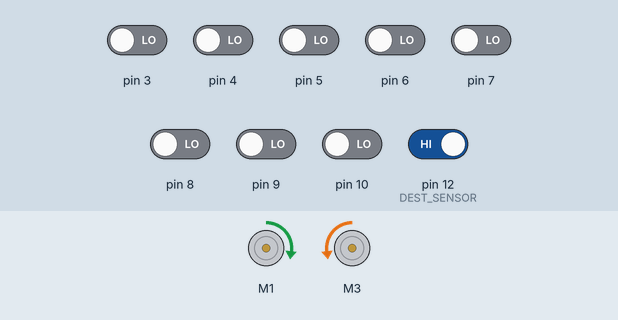
Recording of a sketch running on a simulated Arduino Uno, built with avr-gcc and run on an emulated ATmega328P. Parts: 2 × DC motor (green arrow = forward, orange = backward, longer = faster). The test bench sets the inputs (shaded band); at power-on: pin 12 (DEST_SENSOR) HIGH, pin 3–10 LOW.

Above: at 11.0 s.
11.1 s: pin 12 (DEST_SENSOR) driven LOW
At 14.0 s:
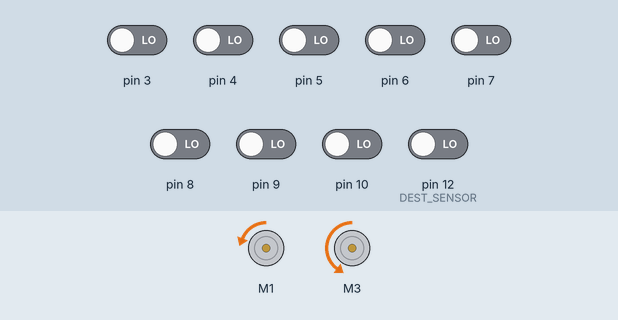
16.2 s: pin 4 driven HIGH
21.3 s: pin 5 driven HIGH
At 22.7 s:
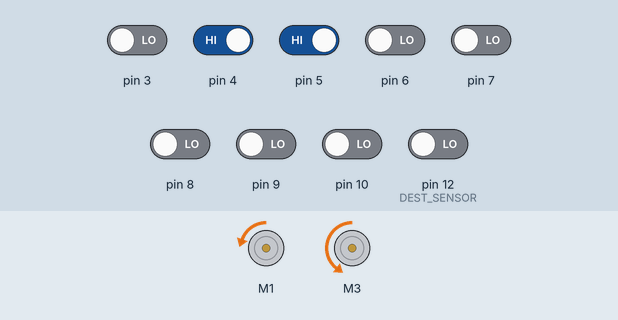
26.4 s: pin 8 driven HIGH
At 27.8 s:
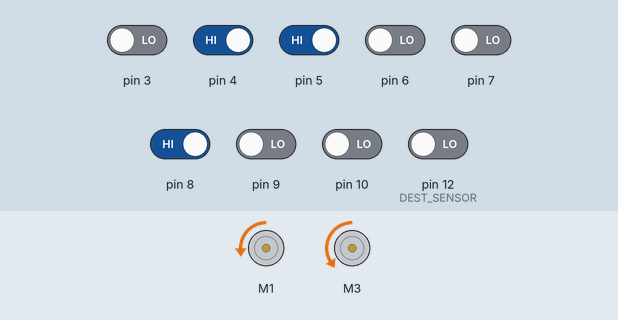
31.5 s: pin 6 driven HIGH
At 32.9 s:
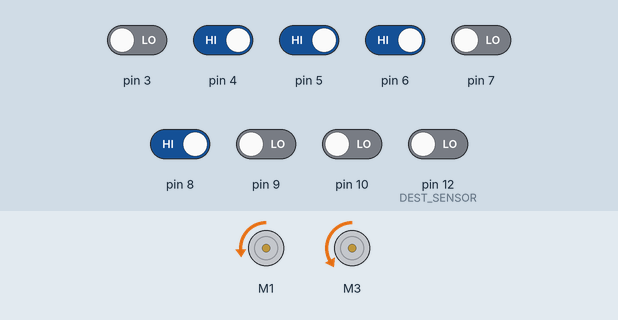
36.6 s: pin 3 driven HIGH
At 37.9 s:
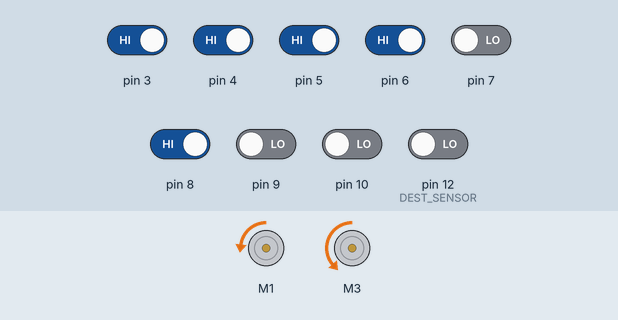
Timing chart, 0 to 39.6 s (numbered marks = the images above; inputs shaded):
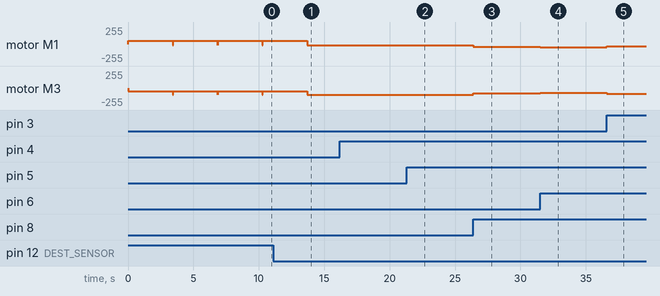

Measured:
- after the input at 11.1 s, motor M1: goes on until 13.7 s, then stays backward 20/255; motor M3: goes on until 13.7 s, then stays backward 100/255
- after the input at 21.3 s, motor M1: backward 20/255 → backward 22/255 at once; motor M3: backward 100/255 → backward 98/255 at once
- after the input at 26.4 s, motor M1: backward 22/255 → backward 44/255 at once; motor M3: backward 98/255 → backward 76/255 at once
- after the input at 31.5 s, motor M1: backward 44/255 → backward 46/255 at once; motor M3: backward 76/255 → backward 74/255 at once
- after the input at 36.6 s, motor M1: backward 46/255 → backward 35/255 at once; motor M3: backward 74/255 → backward 85/255 at once

The sketch:

Fancybot.ino
```cpp
#include <QTRSensors.h>
#include <Adafruit_MotorShield.h>

//Definitions
#define NUM_SENSORS   8     // number of sensors used
#define TIMEOUT       2500  // waits for 2500 microseconds for sensor outputs to go low
#define EMITTER_PIN   2     // emitter is controlled by digital pin 2

#define LEFT_MOTOR_NUM  1
#define RIGHT_MOTOR_NUM 3

#define START_BUTTON 1
#define DEST_SENSOR  12

typedef enum {
  WAIT_TO_START,
  CALIBRATE,
  TRACKING,
  DONE
} RobotStates;

//Global Variables
Adafruit_MotorShield AFMS = Adafruit_MotorShield();
Adafruit_DCMotor *leftMotor;
Adafruit_DCMotor *rightMotor;
int errorB;
int defaultSpeed = 60;
int frontMicroSwitch = 12;

int frontSensorReading;

QTRSensorsRC lineSensor((unsigned char[]) {3, 4, 5, 6, 7, 8, 9, 10},  NUM_SENSORS, TIMEOUT, EMITTER_PIN);
unsigned int sensorValues[NUM_SENSORS];
RobotStates currentState;

long gameStart = 0;

//Code INIT
void setup() {
  Serial.begin(9600);
  AFMS.begin();
  leftMotor = AFMS.getMotor(LEFT_MOTOR_NUM);
  rightMotor = AFMS.getMotor(RIGHT_MOTOR_NUM);


  pinMode(START_BUTTON,INPUT);
  pinMode(DEST_SENSOR, INPUT);
  pinMode(frontMicroSwitch, INPUT_PULLUP);

  currentState = WAIT_TO_START;
}

void calibrate() {
   lineSensor.calibrate();

   leftMotor->setSpeed(50);
   leftMotor->run(FORWARD);
   rightMotor->setSpeed(50);
   rightMotor->run(BACKWARD);
}
long tLeft = 0;
long tRight = 0;

void loop() {

  switch(currentState) {
    case WAIT_TO_START:
      if(digitalRead(START_BUTTON) == 0) {
        currentState = CALIBRATE;
        gameStart = millis();
      }
    break;

    case CALIBRATE:
      if((millis()- gameStart) > 3400){
        leftMotor->setSpeed(0);
        rightMotor->setSpeed(0);
        if(digitalRead(START_BUTTON) == 0) {
          currentState = TRACKING;
        }
      }
      else {
        calibrate();
      }
    break;

    case TRACKING:
    { //leftMotor->setSpeed(0);
     //leftMotor->run(RELEASE);
     //rightMotor->setSpeed(0);
     //rightMotor->run(RELEASE);
      //double kp = 0.0087642857;
      int val = lineSensor.readLine(sensorValues);
      int errorN = 3500 - val;
      int deltaError = errorN - errorB;

      //Sanity check to prevent crazyness
      if(deltaError > 500) {
        deltaError = 0;
      }

      errorB = errorN;

      //(working prior to addition of counter weight) double P = 0.0127642857 * errorN;
      double P = 0.0193642857 * errorN;
      //double D = 0.1148785713 * deltaError;
      double D/*stops over shoot*/ = /*0.1198785713*/.217848214125 * deltaError;
      //(working prior to addition of counter weight) double D = 0.17231785695 * deltaError;
      int correction = P+D;


//      if(sensorValues[0] + sensorValues[1] + sensorValues[2] + sensorValues[3] >= 2500){ //left turn
//        leftMotor->setSpeed(45);
//        leftMotor->run(FORWARD);
//        rightMotor->setSpeed(45);
//        rightMotor->run(BACKWARD);
//      }
//
//      if(sensorValues[4] + sensorValues[5] + sensorValues[6] + sensorValues[7] <= 2500){ //right turn
//        leftMotor->setSpeed(45);
//        leftMotor->run(BACKWARD);
//        rightMotor->setSpeed(45);
//        rightMotor->run(FORWARD);
//     }
      //Sanity check to prevent crazyness
      if(correction > 40) {
        correction = 40;
      }
      if(correction < -40) {
        correction = -40;
      }

      //Serial.println(val);
      //Serial.print(P);
      //Serial.print(" ");
      //Serial.print(D);
      //Serial.println();
      leftMotor->setSpeed (defaultSpeed - correction);
      rightMotor->setSpeed(defaultSpeed + correction);
      leftMotor->run(BACKWARD);
      rightMotor->run(BACKWARD);


      if((tLeft == 0) && (sensorValues[0] > 750)) {
        tLeft = millis();
      }

      if((tRight == 0) && (sensorValues[7] > 750)) {
        tRight = millis();
      }

      if((tLeft != 0) && (tRight != 0)) {
        Serial.println(tLeft - tRight);
        tLeft = 0;
        tRight = 0;
      }

      frontSensorReading = digitalRead(frontMicroSwitch);
      if(frontSensorReading == 1){

       currentState = WAIT_TO_START;
     }
    }
     break;

     case DONE:
       leftMotor->setSpeed(0);
       leftMotor->run(RELEASE);
       rightMotor->setSpeed(0);
       rightMotor->run(RELEASE);


      Serial.println(frontSensorReading);
     break;

   }
 }
```
